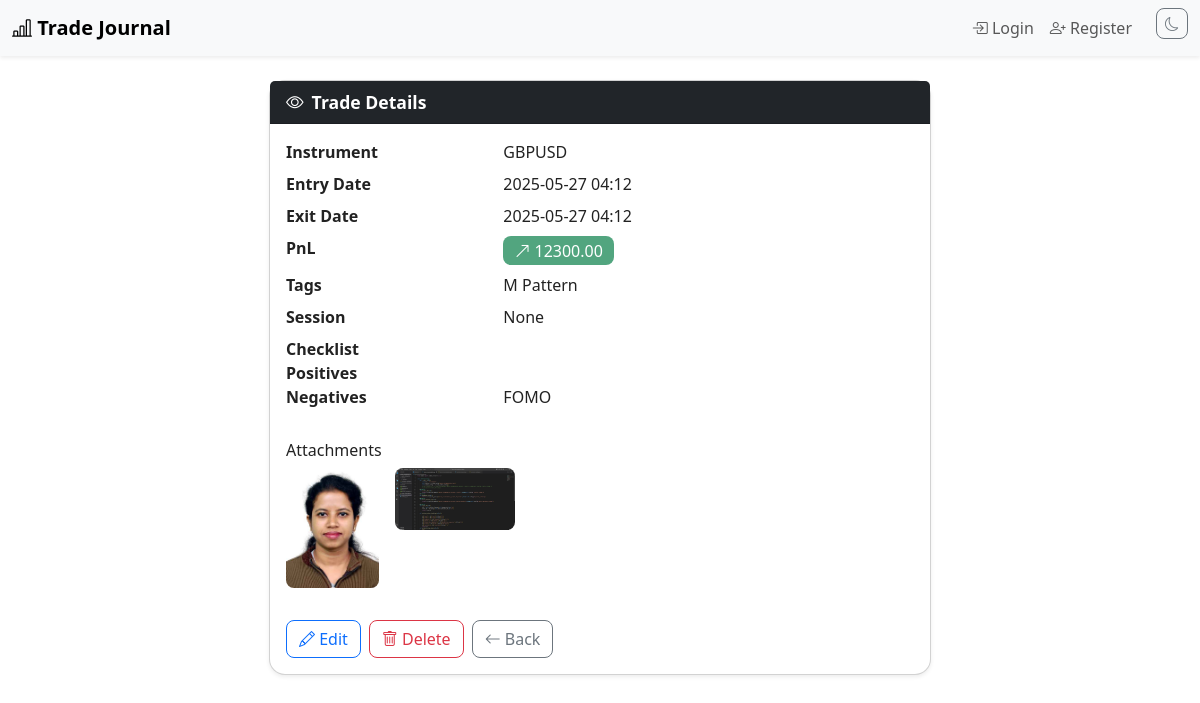
The page /trades/41/ on the database its author committed.
### core/models.py (models this page shows, shortened)
class Trade(models.Model):
    account = models.ForeignKey('Account', on_delete=models.CASCADE, related_name='trades')
    instrument = models.CharField(max_length=100)
    entry_price = models.DecimalField(max_digits=12, decimal_places=4)
    exit_price = models.DecimalField(max_digits=12, decimal_places=4)
    entry_date = models.DateTimeField()
    exit_date = models.DateTimeField()
    quantity = models.DecimalField(max_digits=12, decimal_places=2)
    notes = models.TextField(blank=True)
    tags = models.ManyToManyField('Tag', blank=True)
    session = models.ForeignKey('Session', null=True, blank=True, on_delete=models.SET_NULL)
    checklist = models.ManyToManyField('ChecklistItem', blank=True)
    positives = models.ManyToManyField('Positive', blank=True)
    negatives = models.ManyToManyField('Negative', blank=True)
    gross_pnl = models.DecimalField(max_digits=12, decimal_places=2, default=0)
    charges = models.DecimalField(max_digits=12, decimal_places=2, default=0)
    net_pnl = models.DecimalField(max_digits=12, decimal_places=2, default=0)
    @property
    def pnl(self):
        return self.net_pnl

class Tag(models.Model):
    name = models.CharField(max_length=50)
    def __str__(self):
        return self.name

class Negative(models.Model):
    name = models.CharField(max_length=100, unique=True)
    def __str__(self):
        return self.name

class TradeAttachment(models.Model):
    trade = models.ForeignKey('Trade', on_delete=models.CASCADE, related_name='attachments')
    file = models.FileField(upload_to='trade_attachments/')
    uploaded_at = models.DateTimeField(auto_now_add=True)

### core/views.py (the view)
# urls.py: path('trades/<int:pk>/', views.trade_detail_view, name='trade_detail'),
def trade_detail_view(request, pk):
    trade = get_object_or_404(Trade, pk=pk)
    return render(request, 'trade_detail.html', {'trade': trade})

### core/templates/trade_detail.html (shortened to what this page needs)
{% extends 'base.html' %}
{% block content %}
<div class="container my-4">
  <div class="row justify-content-center">
    <div class="col-md-8 col-lg-7">
      <div class="card shadow-sm">
        <div class="card-header bg-dark text-white d-flex align-items-center">
          <i class="bi bi-eye me-2"></i> Trade Details
        </div>
        <div class="card-body">
          <dl class="row mb-0">
            <dt class="col-sm-4">Instrument</dt>
            <dd class="col-sm-8">{{ trade.instrument }}</dd>
            <dt class="col-sm-4">Entry Date</dt>
            <dd class="col-sm-8">{{ trade.entry_date|date:'Y-m-d H:i' }}</dd>
            <dt class="col-sm-4">Exit Date</dt>
            <dd class="col-sm-8">{{ trade.exit_date|date:'Y-m-d H:i' }}</dd>
            <dt class="col-sm-4">PnL</dt>
            <dd class="col-sm-8">
              {% if trade.pnl >= 0 %}
                <span class="badge badge-pnl bg-success bg-opacity-75 text-white"><i class="bi bi-arrow-up-right me-1"></i>{{ trade.pnl|floatformat:2 }}</span>
              {% else %}
                <span class="badge badge-pnl bg-danger bg-opacity-75 text-white"><i class="bi bi-arrow-down-right me-1"></i>{{ trade.pnl|floatformat:2 }}</span>
              {% endif %}
            </dd>
            <dt class="col-sm-4">Tags</dt>
            <dd class="col-sm-8">{% for tag in trade.tags.all %}{{ tag }}{% if not forloop.last %}, {% endif %}{% endfor %}</dd>
            <dt class="col-sm-4">Session</dt>
            <dd class="col-sm-8">{{ trade.session }}</dd>
            <dt class="col-sm-4">Checklist</dt>
            <dd class="col-sm-8">{% for item in trade.checklist.all %}{{ item }}{% if not forloop.last %}, {% endif %}{% endfor %}</dd>
            <dt class="col-sm-4">Positives</dt>
            <dd class="col-sm-8">{% for pos in trade.positives.all %}{{ pos }}{% if not forloop.last %}, {% endif %}{% endfor %}</dd>
            <dt class="col-sm-4">Negatives</dt>
            <dd class="col-sm-8">{% for neg in trade.negatives.all %}{{ neg }}{% if not forloop.last %}, {% endif %}{% endfor %}</dd>
          </dl>
          {% if trade.attachments.all %}
          <div class="mt-4">
            <h6>Attachments</h6>
            <div class="d-flex flex-wrap gap-2">
              {% for attachment in trade.attachments.all %}
                {% with ext=attachment.file.name|lower %}
                  {% if ext|slice:'-4:' == '.jpg' or ext|slice:'-5:' == '.jpeg' or ext|slice:'-4:' == '.png' or ext|slice:'-4:' == '.gif' %}
                    <a href="{{ attachment.file.url }}" target="_blank">
                      <img src="{{ attachment.file.url }}" class="attachment-thumb mb-2" alt="Attachment">
                    </a>
                  {% else %}
                    <a href="{{ attachment.file.url }}" target="_blank" class="btn btn-outline-secondary btn-sm mb-2">
                      <i class="bi bi-paperclip"></i> {{ attachment.file.name|slice:'15:' }}
                    </a>
                  {% endif %}
                {% endwith %}
              {% endfor %}
            </div>
          </div>
          {% endif %}
          <div class="mt-4 d-flex gap-2">
            <a href="{% url 'trade_edit' trade.pk %}" class="btn btn-outline-primary"><i class="bi bi-pencil"></i> Edit</a>
            <a href="{% url 'trade_delete' trade.pk %}" class="btn btn-outline-danger"><i class="bi bi-trash"></i> Delete</a>
            <a href="{% url 'dashboard' %}" class="btn btn-outline-secondary"><i class="bi bi-arrow-left"></i> Back</a>
          </div>
        </div>
      </div>
    </div>
  </div>
</div>
{% endblock %}

### core/templates/base.html (style rules this page uses)
body { background: var(--bs-body-bg, #f8f9fa); }
.container { max-width: 1200px; }
.card { border-radius: 0.75rem; }
.btn { border-radius: 0.5rem; }

### core/templates/trade_detail.html (style rules this page uses)
.card { border-radius: 0.75rem; background: #fff; color: #222; }
.card-header { border-radius: 0.75rem 0.75rem 0 0; font-weight: 600; font-size: 1.08em; background: #f8f9fa; color: #222; }
.btn { border-radius: 0.5rem; }
.card { border-radius: 1rem; box-shadow: 0 2px 16px 0 rgba(0,0,0,0.07); }
.card-header { border-top-left-radius: 1rem; border-top-right-radius: 1rem; font-size: 1.1rem; font-weight: 600; }
.badge-pnl { font-size: 1em; padding: 0.4em 0.7em; border-radius: 0.5em; font-weight: 500; }
.attachment-thumb { max-width: 120px; max-height: 120px; object-fit: cover; border-radius: 0.5em; margin-right: 0.5em; }

### rows shown on the page
Trade: instrument "GBPUSD", entry_date "2025-05-27 04:12", exit_date "2025-05-27 04:12", pnl "12300.00", session "None"
Tag: name "M Pattern"
Negative: name "FOMO"
TradeAttachment: file (picture)
TradeAttachment: file (picture)
